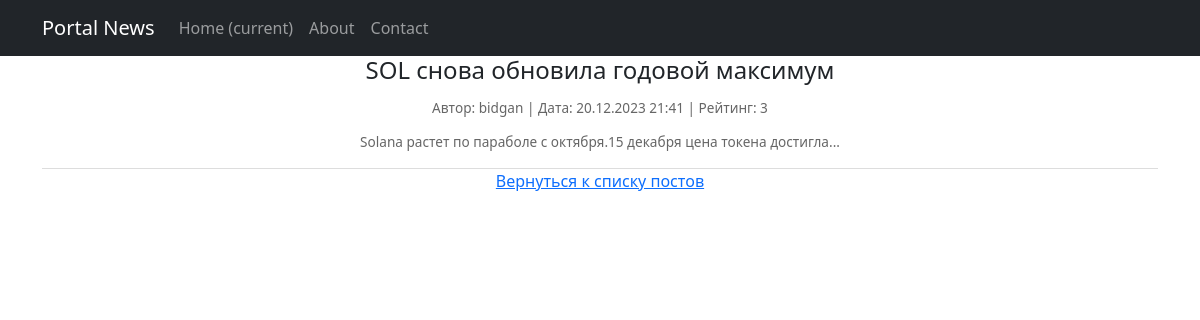
Page /home/articles/1/ on the earlier database version.
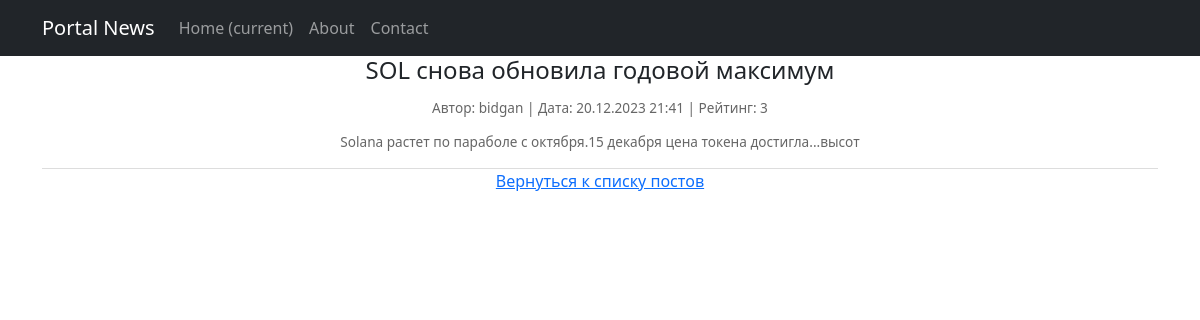
Same page on the later database version.
### news/models.py (models this page shows, shortened)
class Post(models.Model):
    NEWS = 'NW'
    ARTICLE = 'AR'
    POST_TYPES = [
        (NEWS, 'News'),
        (ARTICLE, 'Article')
    ]
    author = models.ForeignKey(Author, on_delete=models.CASCADE)
    post_type = models.CharField(max_length=2, choices=POST_TYPES, default=ARTICLE)
    created_at = models.DateTimeField(auto_now_add=True)
    categories = models.ManyToManyField(Category, through='PostCategory')
    title = models.CharField(max_length=255, default='Default title', verbose_name='Заголовок')
    content = models.CharField(max_length=2048, default='default content', verbose_name='Контент')
    rating = models.IntegerField(default=0, validators=[MinValueValidator(0)])

class Author(models.Model):
    user = models.OneToOneField(User, on_delete=models.CASCADE, related_name='author')
    rating = models.IntegerField(default=0, validators=[MinValueValidator(0)])

### news/views.py (the view)
# urls.py: path('articles/<int:pk>/', PostDetail.as_view(), name='post_detail'),
class PostDetail(DetailView):
    model = Post
    template_name = 'post.html'
    context_object_name = 'post'

### templates/post.html (shortened to what this page needs)
{% extends 'flatpages/default.html' %}
{% block content %}
  <article class="post">
      <h1 class="post-title">{{ post.title }}</h1>
      <div class="post-meta">
          {% if post.author %}
              <div class="post-author">
                  Автор: {{ post.author.user.username }} |
                  Дата: {{ post.created_at|date:"d.m.Y H:i" }} |
                  Рейтинг: {{ post.rating }}
              </div>
          {% endif %}
          <div class="post-content">{{ post.content }}</div>
      </div>
  </article>
  <a href="{% url 'news-list' %}">Вернуться к списку постов</a>
{% endblock content %}

Differences in the rows shown:
changed Post "SOL снова обновила годовой максимум": content "Solana растет по параболе с октября.15 декабря цена токена достигла..." → "Solana растет по параболе с октября.15 декабря цена токена достигла...высот"
